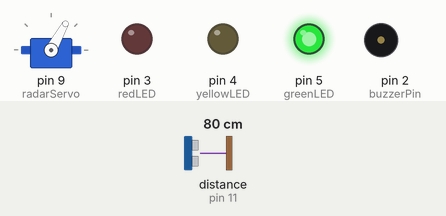
Recording of a sketch running on a simulated Arduino Uno, built with avr-gcc and run on an emulated ATmega328P. On the bench: servo, output pins drawn as LEDs (lit = HIGH), buzzer (waves = sounding, pin HIGH). Wiring (inferred from the names in the program): ultrasonic range finder: trigger pin 10; echo pin 11. The test bench sets the inputs (shaded band); at power-on: distance to the obstacle (sensor on pin 11) 80 cm. The echo pulse lasts 58.3 µs per cm; pins used as bus, display or sensor lines are not drawn; what the sketch prints to the serial monitor is not drawn.

Above: at 1.26 s.
1.3 s: distance to the obstacle (sensor on pin 11) set to 2 cm
At 2.1 s:
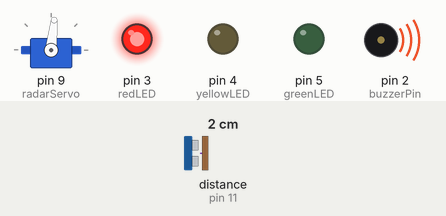
4.3 s: distance to the obstacle (sensor on pin 11) set to 18 cm
At 4.5 s:
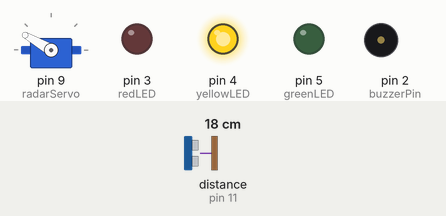
7.3 s: distance to the obstacle (sensor on pin 11) set to 15 cm
At 8.4 s:
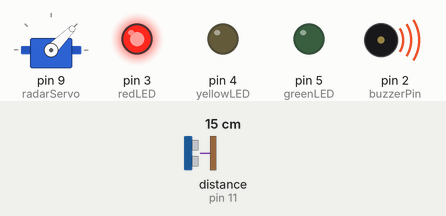
10.3 s: distance to the obstacle (sensor on pin 11) set to 60 cm
At 10.9 s:
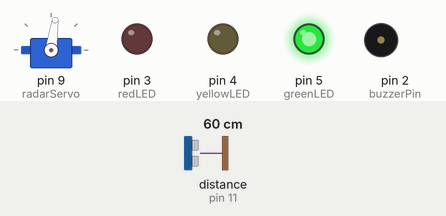
13.3 s: distance to the obstacle (sensor on pin 11) set to 120 cm
At 13.61 s:
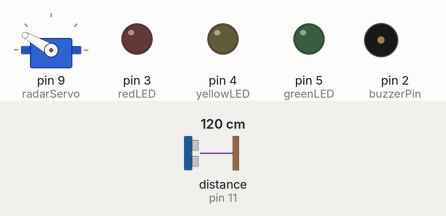
16.3 s: distance to the obstacle (sensor on pin 11) set to 106 cm
19.3 s: distance to the obstacle (sensor on pin 11) set to 100 cm
At 19.51 s:
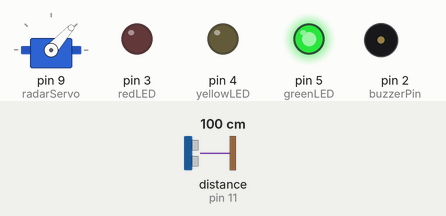
Timing chart, 0 to 23.3 s (numbered marks = the images above; inputs shaded):
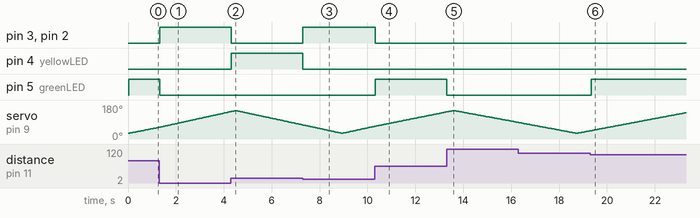

Measured:
- the behaviour switches between 17 and 16 cm on distance to the obstacle (sensor on pin 11) (found by bisection; images 2 and 3)
- the behaviour switches between 103 and 102 cm on distance to the obstacle (sensor on pin 11) (found by bisection; images 5 and 6)
- after the input at 1.3 s, pin 3 (redLED), pin 2 (buzzerPin): LOW → HIGH at once; pin 5 (greenLED): HIGH → LOW at once
- after the input at 4.3 s, pin 3 (redLED), pin 2 (buzzerPin): HIGH → LOW at once; pin 4 (yellowLED): LOW → HIGH at once
- after the input at 7.3 s, pin 3 (redLED), pin 2 (buzzerPin): LOW → HIGH at once; pin 4 (yellowLED): HIGH → LOW at once
- after the input at 10.3 s, pin 3 (redLED), pin 2 (buzzerPin): HIGH → LOW at once; pin 5 (greenLED): LOW → HIGH at once
- after the input at 13.3 s, pin 5 (greenLED): HIGH → LOW at once
- after the input at 19.3 s, pin 5 (greenLED): LOW → HIGH after 0.05 s

The sketch:

radar_with_buzzer.ino
```cpp
#include <Servo.h>

const int trigPin = 10;
const int echoPin = 11;
long duration;
int distance;
Servo radarServo;

// WARNING COMPONENT PINS
const int greenLED = 5;
const int yellowLED = 4;
const int redLED = 3;
const int buzzerPin = 2; // Active Buzzer linked to Pin 2

int angleOffset = 0;

void setup() {
  pinMode(trigPin, OUTPUT);
  pinMode(echoPin, INPUT);

  pinMode(greenLED, OUTPUT);
  pinMode(yellowLED, OUTPUT);
  pinMode(redLED, OUTPUT);
  pinMode(buzzerPin, OUTPUT); // Set up buzzer as an output

  Serial.begin(9600);
  radarServo.attach(9);
}

void loop() {
  // Sweep from 30 to 150 degrees
  for(int i=30; i<=150; i++){
    int calibratedAngle = i + angleOffset;
    calibratedAngle = constrain(calibratedAngle, 0, 180);

    radarServo.write(calibratedAngle);
    delay(35);
    distance = calculateDistance();

    updateWarningSystem(distance);

    Serial.print(calibratedAngle);
    Serial.print(",");
    Serial.print(distance);
    Serial.print(".");
  }

  // Sweep back from 150 to 30 degrees
  for(int i=150; i>30; i--){
    int calibratedAngle = i + angleOffset;
    calibratedAngle = constrain(calibratedAngle, 0, 180);

    radarServo.write(calibratedAngle);
    delay(35);
    distance = calculateDistance();

    updateWarningSystem(distance);

    Serial.print(calibratedAngle);
    Serial.print(",");
    Serial.print(distance);
    Serial.print(".");
  }
}

int calculateDistance(){
  digitalWrite(trigPin, LOW);
  delayMicroseconds(2);
  digitalWrite(trigPin, HIGH);
  delayMicroseconds(10);
  digitalWrite(trigPin, LOW);

  duration = pulseIn(echoPin, HIGH);
  distance = duration * 0.034 / 2;
  return distance;
}

void updateWarningSystem(int dist) {
  if (dist > 0 && dist <= 15) {
    // ZONE 1: DANGER CLOSE - Red LED + Alarm Sound
    digitalWrite(redLED, HIGH);
    digitalWrite(yellowLED, LOW);
    digitalWrite(greenLED, LOW);
    digitalWrite(buzzerPin, HIGH); // Alarm ON
  }
  else if (dist > 15 && dist <= 35) {
    // ZONE 2: WARNING - Yellow only
    digitalWrite(redLED, LOW);
    digitalWrite(yellowLED, HIGH);
    digitalWrite(greenLED, LOW);
    digitalWrite(buzzerPin, LOW);  // Alarm OFF
  }
  else if (dist > 35 && dist <= 100) {
    // ZONE 3: ALL CLEAR - Green only
    digitalWrite(redLED, LOW);
    digitalWrite(yellowLED, LOW);
    digitalWrite(greenLED, HIGH);
    digitalWrite(buzzerPin, LOW);  // Alarm OFF
  }
  else {
    // Out of bounds - All systems quiet
    digitalWrite(redLED, LOW);
    digitalWrite(yellowLED, LOW);
    digitalWrite(greenLED, LOW);
    digitalWrite(buzzerPin, LOW);  // Alarm OFF
  }
}
```
